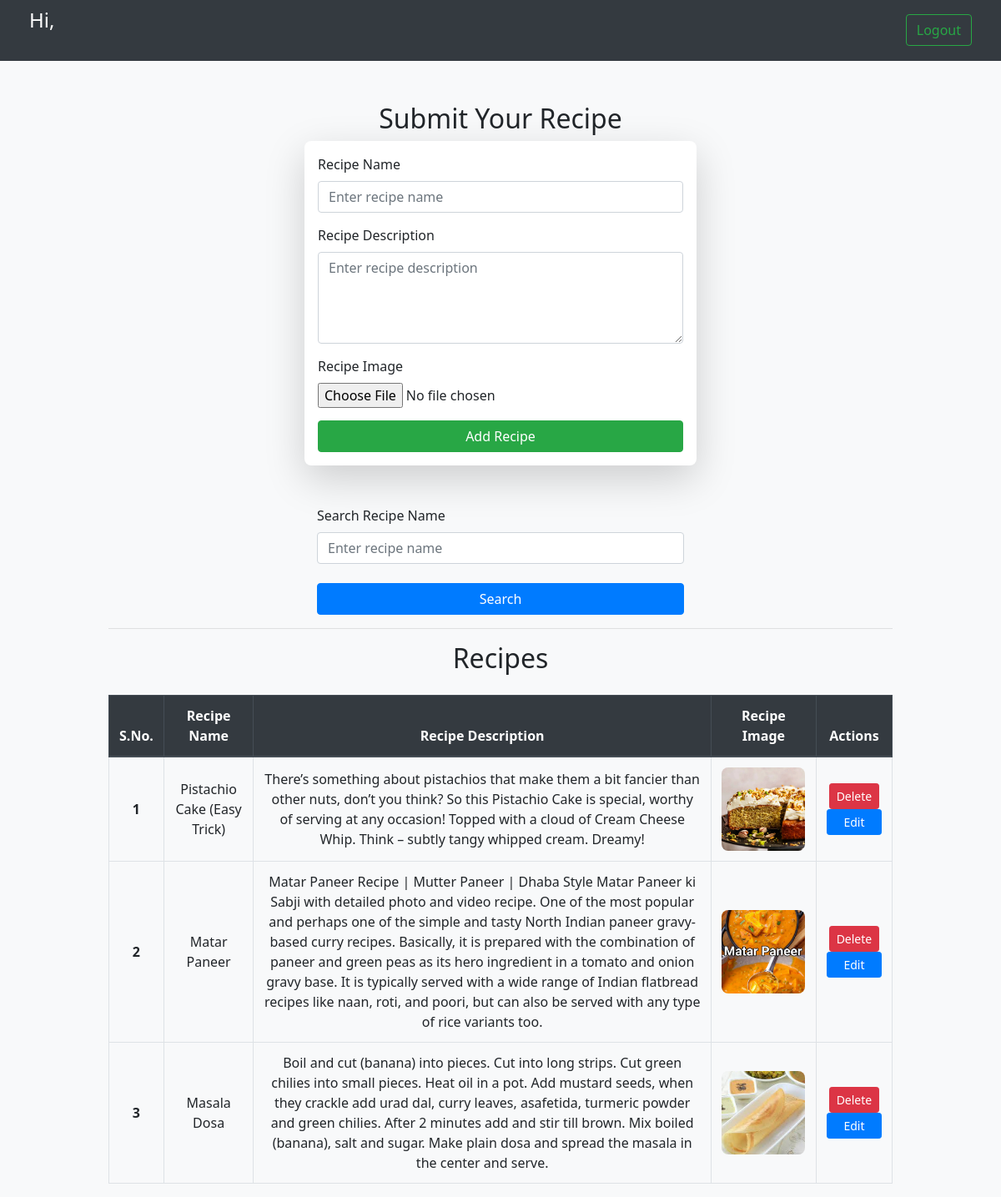
The app's page / (signed in) with its own data.
### vege/models.py (models this page shows)
class Receipe(models.Model):
    user = models.ForeignKey(User, on_delete=models.SET_NULL, null=True, blank=True)
    receipe_name = models.CharField(max_length=100)
    receipe_description = models.TextField()
    receipe_image = models.ImageField(upload_to='receipe_images')

### vege/views.py (the view, shortened to what this page needs)
# urls.py: path('', views.receipes, name='receipes'),
@login_required(login_url='/login/')
def receipes(request):
    queryset=Receipe.objects.all()
    if request.GET.get('search'):
        search_query = request.GET.get('search')
        queryset = Receipe.objects.filter(receipe_name__icontains=search_query)
    context={'receipes':queryset}
    return render(request, 'receipes.html', context)

### vege/templates/receipes.html (shortened to what this page needs)
{% extends "base.html" %}
{% block content %}
<div class="container mt-5">
    <h2 class="text-center">Submit Your Recipe</h2>
    <form class='col-10 col-md-6 mx-auto card p-3 shadow-lg' method='POST' enctype="multipart/form-data">
        <div class="form-group">
            <label for="recipeName" class="form-label">Recipe Name</label>
            <input type="text" class="form-control" name="receipe_name" required placeholder="Enter recipe name">
        </div>
        <div class="form-group">
            <label for="recipeDescription" class="form-label">Recipe Description</label>
            <textarea class="form-control" name="receipe_description" required rows="4" placeholder="Enter recipe description"></textarea>
        </div>
        <div class="form-group">
            <label for="recipeImage" class="form-label">Recipe Image</label>
            <input type="file" class="form-control-file" name="receipe_image">
        </div>
        <button type="submit" class="btn btn-success">Add Recipe</button>
    </form>
    <div class="mt-5">
        <div class="mx-auto col-10 col-md-6">
            <form method="GET">
                <div class="form-group">
                    <label for="search" class="form-label">Search Recipe Name</label>
                    <input type="text" class="form-control" name="search" placeholder="Enter recipe name">
                </div>
                <button type="submit" class="btn btn-primary mt-2">Search</button>
            </form>
        </div>
    </div>
    <hr>
    <h2 class="text-center">Recipes</h2>
    <table class="table table-bordered table-hover mt-4">
        <thead class="thead-dark">
          <tr>
            <th scope="col">S.No.</th>
            <th scope="col">Recipe Name</th>
            <th scope="col">Recipe Description</th>
            <th scope="col">Recipe Image</th>
            <th scope="col">Actions</th>
          </tr>
        </thead>
        <tbody>
          {% for receipe in receipes %}
          <tr>
            <th scope="row">{{forloop.counter}}</th>
            <td>{{receipe.receipe_name}}</td>
            <td>{{receipe.receipe_description}}</td>
            <td><img src="/media/{{receipe.receipe_image}}" alt="Recipe Image"></td>
            <td>
                <a href='delete/{{receipe.id}}' class="btn btn-danger btn-sm">Delete</a>
                <a href='update/{{receipe.id}}' class="btn btn-primary btn-sm">Edit</a>
            </td>
          </tr>
          {% endfor %}
        </tbody>
    </table>
</div>
{% endblock %}

### vege/templates/base.html (shortened to what this page needs)
<!DOCTYPE html>
<html lang="en">
<head>
    <link rel="stylesheet" href="https://maxcdn.bootstrapcdn.com/bootstrap/4.5.2/css/bootstrap.min.css">
</head>
<body>
    <nav class="navbar navbar-expand-lg navbar-dark">
        <div class="container-fluid">
            {% if request.user.is_authenticated %}
                <h4><p style="color: white;"> Hi, {{ request.user.first_name }} {{ request.user.last_name }}</p></h4>
            {% else %}
                <h4><p style="color: white;"> Hi, Please Login First</p></h4>
            {% endif %}
            <form class="form-inline ml-auto" role="navbar">
                {% if request.user.is_authenticated %}
                    <a href="/logout/" class="btn btn-outline-success" type="submit">Logout</a>
                {% else %}
                    <a href="/login/" class="btn btn-outline-success" type="submit">Login</a>
                    &nbsp;&nbsp;&nbsp;
                    <a href="/register/" class="btn btn-outline-success" type="submit">Register</a>
                {% endif %}
            </form>
        </div>
    </nav>
    <div class="container">
        {% block content %}
        {% endblock %}
    </div>
</body>
</html>

### vege/templates/base.html (style rules this page uses)
body { background-color: #f8f9fa; font-family: 'Segoe UI', Tahoma, Geneva, Verdana, sans-serif; }
.navbar { background-color: #343a40; padding: 10px 20px; }
.form-control { border-radius: 0.25rem; margin-right: 10px; }
.btn-outline-success { color: #28a745; border-color: #28a745; }
.container { margin-top: 50px; max-width: 1200px; }
.card { border: none; border-radius: 8px; box-shadow: 0 4px 8px rgba(0, 0, 0, 0.1); }

### vege/templates/receipes.html (style rules this page uses)
.container { max-width: 1000px; }
.form-group { margin-bottom: 15px; }
.btn-primary { width: 100%; }
.table th, .table td { vertical-align: middle; text-align: center; }
.table img { height: 100px; width: 100px; object-fit: cover; border-radius: 8px; }

### records on screen
Receipe: receipe_name "Pistachio Cake (Easy Trick)", receipe_description "There’s something about pistachios that make them a bit fancier than other nuts, don’t you think? So this Pistachio Cake is special, worthy of serving at any occasion! Topped with a cloud of Cream Cheese Whip. Think – subtly tangy whipped cream. Dreamy!", receipe_image (picture)
Receipe: receipe_name "Matar Paneer", receipe_description "Matar Paneer Recipe | Mutter Paneer | Dhaba Style Matar Paneer ki Sabji with detailed photo and video recipe. One of the most popular and perhaps one of the simple and tasty North Indian paneer gravy-based curry recipes. Basically, it is prepared with the combination of paneer and green peas as its hero ingredient in a tomato and onion gravy base. It is typically served with a wide range of Indian flatbread recipes like naan, roti, and poori, but can also be served with any type of rice variants too.", receipe_image (picture)
Receipe: receipe_name "Masala Dosa", receipe_description "Boil and cut (banana) into pieces. Cut into long strips. Cut green chilies into small pieces. Heat oil in a pot. Add mustard seeds, when they crackle add urad dal, curry leaves, asafetida, turmeric powder and green chilies. After 2 minutes add and stir till brown. Mix boiled (banana), salt and sugar. Make plain dosa and spread the masala in the center and serve.", receipe_image (picture)
